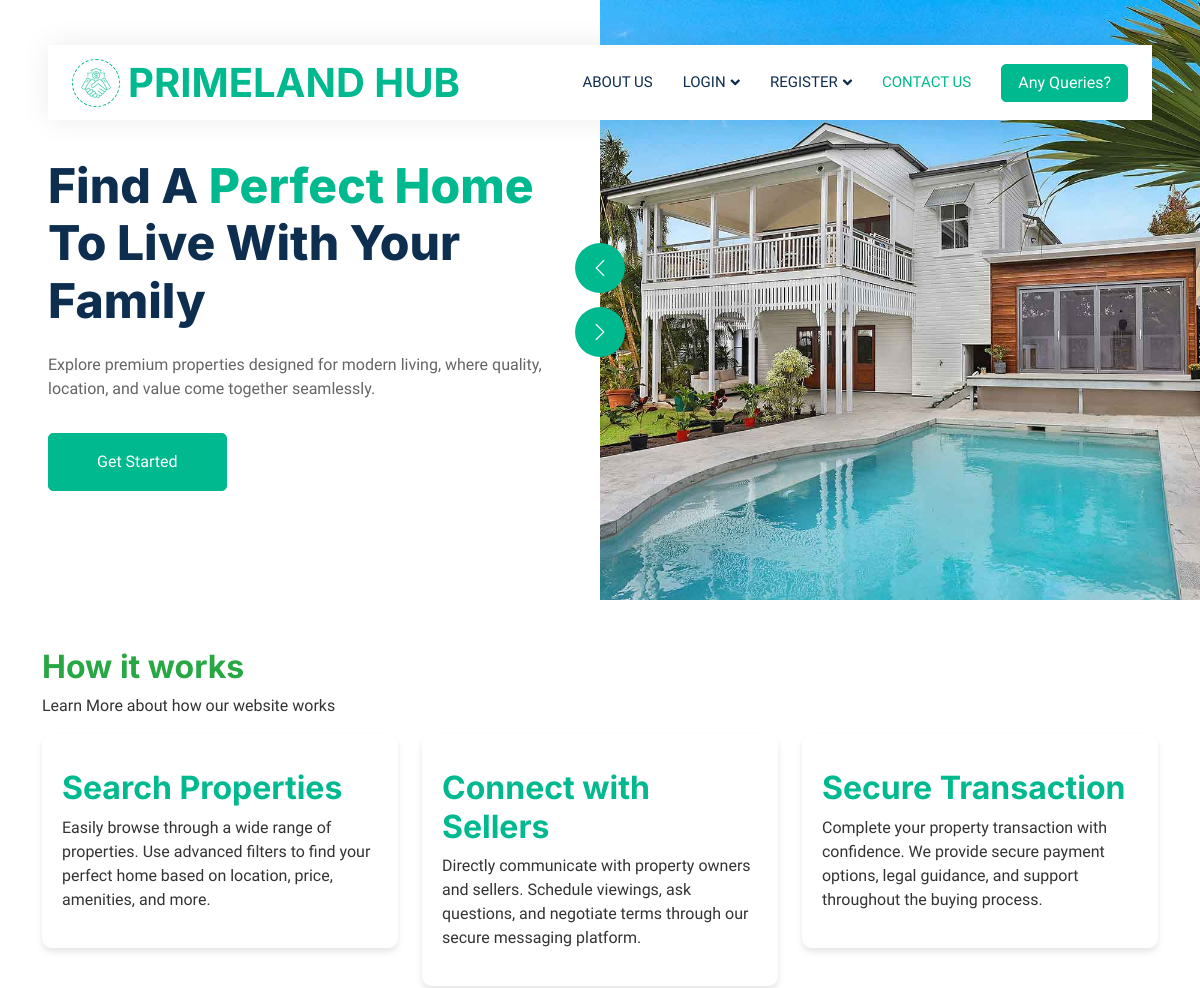
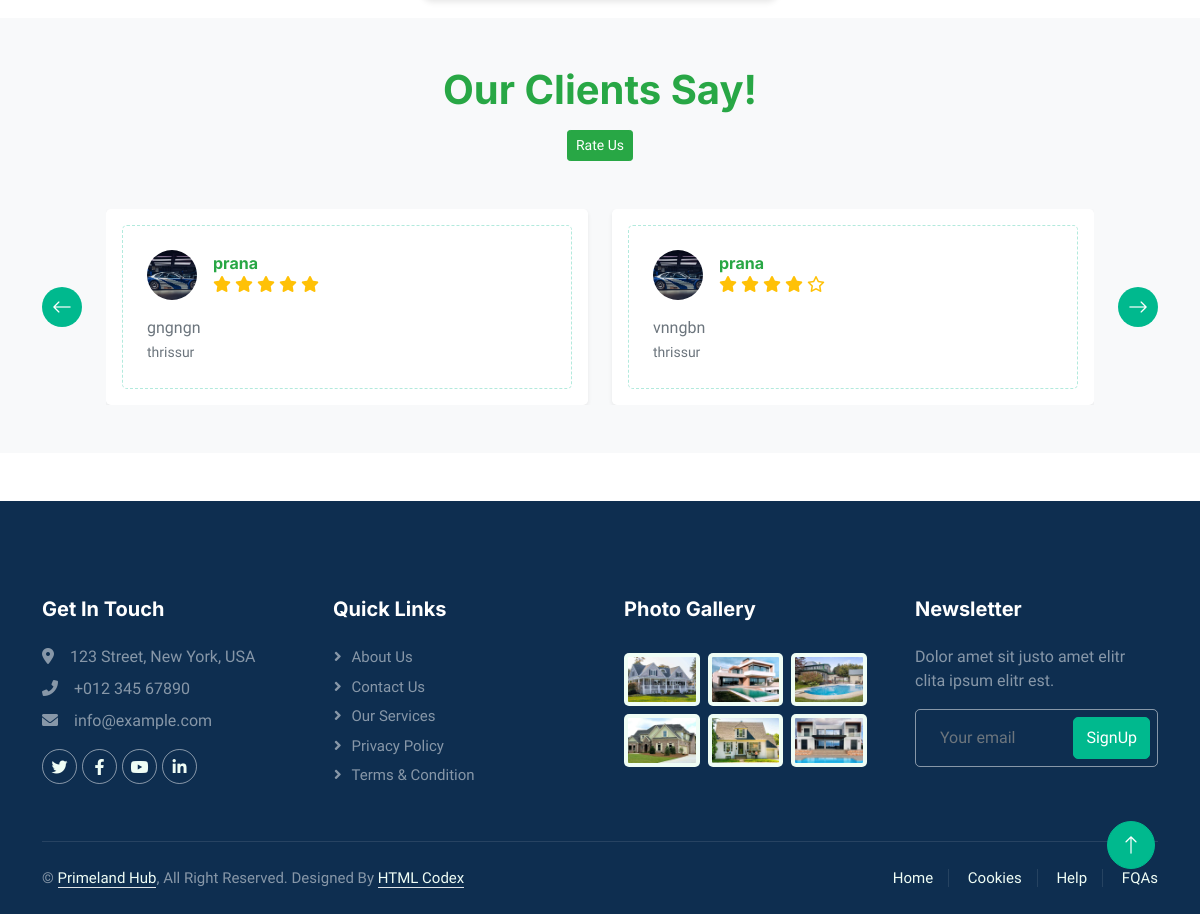
The page / on the database its author committed (2 pictures, top to bottom).
### landhub/models.py (models this page shows, shortened)
class Reviews(models.Model):
    user = models.ForeignKey('Reg_form', on_delete=models.CASCADE)
    rating = models.PositiveIntegerField()  # Example: To store the rating (e.g., 1 to 5 stars)
    review_text = models.TextField()  # The review text itself
    created_at = models.DateTimeField(auto_now_add=True)  # To store when the review was created

class reg_form(models.Model):
    name = models.CharField(max_length=200)
    email = models.EmailField(max_length=200,unique=True)
    pwd = models.CharField(max_length=30)
    confirmpwd = models.CharField(max_length=30,null=True,blank=True)
    age = models.IntegerField()
    phone = models.IntegerField()
    place = models.CharField(max_length=200)
    genderchoice = (
        ('male','MALE'),
        ('female','FEMALE'),
    )
    image = models.ImageField(upload_to='images/',null=True,blank=True)
    gend= models.CharField(max_length=10,choices=genderchoice,null=True,blank=True)

### landhub/views.py (the view)
# urls.py: path('',views.index,name='index'),
def index(request):
    reviews = Reviews.objects.all().order_by('-created_at')  # Fetch reviews
    context = {
        'reviews': reviews,  # Pass reviews to the template
    }
    return render(request, 'index.html', context)

### landhub/templates/index.html (shortened to what this page needs)
{% load static %}
<!DOCTYPE html>
<html lang="en">
<head>
    <link rel="stylesheet" href="https://cdnjs.cloudflare.com/ajax/libs/font-awesome/6.0.0/css/all.min.css">
    <link href="https://cdnjs.cloudflare.com/ajax/libs/font-awesome/5.10.0/css/all.min.css" rel="stylesheet">
    <link href="https://cdn.jsdelivr.net/npm/bootstrap-icons@1.4.1/font/bootstrap-icons.css" rel="stylesheet">
    <link rel="stylesheet" href="https://cdnjs.cloudflare.com/ajax/libs/font-awesome/6.0.0/css/all.min.css">
    <link href="{% static 'lib/animate/animate.min.css' %}" rel="stylesheet">
    <link href="{% static 'lib/owlcarousel/assets/owl.carousel.min.css' %}" rel="stylesheet">
    <link href="{% static 'css/bootstrap.min.css' %}" rel="stylesheet">
    <link href="{% static 'css/style.css' %}" rel="stylesheet">
</head>
<body>
    <div class="container-xxl bg-white p-0">
        <div class="container-fluid nav-bar bg-transparent">
            <nav class="navbar navbar-expand-lg bg-white navbar-light py-0 px-4">
                <a href="index.html" class="navbar-brand d-flex align-items-center text-center">
                    <div class="icon p-2 me-2">
                        <img class="img-fluid" src="{% static 'img/icon-deal.png' %}" alt="Icon" style="width: 30px; height: 30px;">
                    </div>
                    <h1 class="m-0 text-primary">PRIMELAND HUB</h1>
                </a>
                <div class="collapse navbar-collapse" id="navbarCollapse">
                    <div class="navbar-nav ms-auto">
                        <a href="aboutus/" class="nav-item nav-link">About us</a>
                        <div class="nav-item dropdown">
                            <a href="#" class="nav-link dropdown-toggle" data-bs-toggle="dropdown">Login</a>
                        </div>
                        <div class="nav-item dropdown">
                            <a href="#" class="nav-link dropdown-toggle" data-bs-toggle="dropdown">Register</a>
                        </div>
                        <a href="contact" class="nav-item nav-link active">Contact Us</a>
                    </div>
                    <a href="{% url 'chatbot' %}" class="btn btn-primary px-3 d-none d-lg-flex">Any Queries?</a>
                </div>
            </nav>
        </div>
        <div class="container-fluid header bg-white p-0">
            <div class="row g-0 align-items-center flex-column-reverse flex-md-row">
                <div class="col-md-6 p-5 mt-lg-5">
                    <h1 class="display-5 animated fadeIn mb-4">Find A <span class="text-primary">Perfect Home</span> To Live With Your Family</h1>
                    <p class="animated fadeIn mb-4 pb-2">Explore premium properties designed for modern living, where quality, location, and value come together seamlessly.</p>
                    <a href="{% url 'register' %}" class="btn btn-primary py-3 px-5 me-3 animated fadeIn">Get Started</a>
                </div>
                <div class="col-md-6 animated fadeIn">
                    <div class="owl-carousel header-carousel">
                        <div class="owl-carousel-item">
                            <img class="img-fluid" src="{% static 'img/carousel-1.jpg' %}" alt="">
                        </div>
                    </div>
                </div>
            </div>
        </div>
        <section id="works" class="works" style="position: relative; z-index: 1; background-color: rgba(255,255,255,0.7);">
            <div class="container">
              <div class="section-header"><br><br>
                <h2 style="color: #28a745; text-shadow: 1px 1px 2px rgba(255,255,255,0.8);">How it works</h2>
                <p style="color: #333; text-shadow: 1px 1px 2px rgba(255,255,255,0.8);">Learn More about how our website works</p>
              </div>
              <div class="works-content">
                <div class="row">
                  <div class="col-md-4 col-sm-6">
                    <div class="single-how-works" style="background-color: rgba(255,255,255,0.9);
                      border-radius: 10px;
                      padding: 20px;
                      margin-bottom: 20px;
                      box-shadow: 0 4px 6px rgba(0,0,0,0.1);">
                      <h2 style="color: #28a745;"><a href="#"> <span>Search</span> Properties</a></h2>
                      <p style="color: #333;">Easily browse through a wide range of properties. Use advanced filters to find your perfect home based on location, price, amenities, and more.</p>
                    </div>
                  </div>
                  <div class="col-md-4 col-sm-6">
                    <div class="single-how-works" style="background-color: rgba(255,255,255,0.9);
                      border-radius: 10px;
                      padding: 20px;
                      margin-bottom: 20px;
                      box-shadow: 0 4px 6px rgba(0,0,0,0.1);">
                      <h2 style="color: #28a745;"><a href="#">Connect <span>with Sellers</span></a></h2>
                      <p style="color: #333;">Directly communicate with property owners and sellers. Schedule viewings, ask questions, and negotiate terms through our secure messaging platform.</p>
                    </div>
                  </div>
                  <div class="col-md-4 col-sm-6">
                    <div class="single-how-works" style="background-color: rgba(255,255,255,0.9);
                      border-radius: 10px;
                      padding: 20px;
                      margin-bottom: 20px;
                      box-shadow: 0 4px 6px rgba(0,0,0,0.1);">
                      <h2 style="color: #28a745;"><a href="#">Secure <span>Transaction</span></a></h2>
                      <p style="color: #333;">Complete your property transaction with confidence. We provide secure payment options, legal guidance, and support throughout the buying process.</p>
                    </div>
                  </div>
                </div>
              </div>
            </div>
          </section>
        {% load static %}
        <div class="container-xxl py-5" style="background-color: #f8f9fa;">
            <div class="container">
                <div class="text-center mx-auto mb-5 wow fadeInUp" data-wow-delay="0.1s" style="max-width: 600px;">
                    <h1 class="mb-3" style="color: #28a745;">Our Clients Say!</h1>
                    <a href="{% url 'review' %}" class="btn btn-success btn-sm">Rate Us</a>
                </div>
                <div class="owl-carousel testimonial-carousel wow fadeInUp" data-wow-delay="0.1s">
                    {% if reviews %}
                        {% for review in reviews %}
                        <div class="testimonial-item bg-white rounded p-3 shadow-sm">
                            <div class="bg-white border rounded p-4">
                                <div class="d-flex align-items-center mb-3">
                                    <div class="flex-shrink-0">
                                        {% if review.user.image %}
                                        <img class="img-fluid rounded-circle" src="{{ review.user.image.url }}" style="width: 50px; height: 50px; object-fit: cover;" alt="{{ review.user.name }}">
                                        {% else %}
                                        <img class="img-fluid rounded-circle" src="{% static 'img/default-user.jpg' %}" style="width: 50px; height: 50px; object-fit: cover;" alt="Default User">
                                        {% endif %}
                                    </div>
                                    <div class="flex-grow-1 ms-3">
                                        <h6 class="fw-bold mb-0" style="color: #28a745;">{{ review.user.name }}</h6>
                                        <div class="star-rating">
                                            {% for i in "12345" %}
                                                {% if forloop.counter <= review.rating %}
                                                    <i class="fas fa-star text-warning"></i>
                                                {% else %}
                                                    <i class="far fa-star text-warning"></i>
                                                {% endif %}
                                            {% endfor %}
                                        </div>
                                    </div>
                                </div>
                                <p class="mb-0" style="color: #6c757d;">{{ review.review_text }}</p>
                                <small class="text-muted">{{ review.user.place }}</small>
                            </div>
                        </div>
                        {% endfor %}
                    {% else %}
                        <div class="testimonial-item bg-white rounded p-3 shadow-sm">
                            <div class="bg-white border rounded p-4">
                                <p class="mb-0" style="color: #6c757d;">No reviews yet. Be the first to review!</p>
                            </div>
                        </div>
                    {% endif %}
                </div>
            </div>
        </div>
        <div class="container-fluid bg-dark text-white-50 footer pt-5 mt-5 wow fadeIn" data-wow-delay="0.1s">
            <div class="container py-5">
                <div class="row g-5">
                    <div class="col-lg-3 col-md-6">
                        <h5 class="text-white mb-4">Get In Touch</h5>
                        <p class="mb-2"><i class="fa fa-map-marker-alt me-3"></i>123 Street, New York, USA</p>
                        <p class="mb-2"><i class="fa fa-phone-alt me-3"></i>+012 345 67890</p>
                        <p class="mb-2"><i class="fa fa-envelope me-3"></i>info@example.com</p>
                        <div class="d-flex pt-2">
                            <a class="btn btn-outline-light btn-social" href=""><i class="fab fa-twitter"></i></a>
                            <a class="btn btn-outline-light btn-social" href=""><i class="fab fa-facebook-f"></i></a>
                            <a class="btn btn-outline-light btn-social" href=""><i class="fab fa-youtube"></i></a>
                            <a class="btn btn-outline-light btn-social" href=""><i class="fab fa-linkedin-in"></i></a>
                        </div>
                    </div>
                    <div class="col-lg-3 col-md-6">
                        <h5 class="text-white mb-4">Quick Links</h5>
                        <a class="btn btn-link text-white-50" href="aboutus.html">About Us</a>
                        <a class="btn btn-link text-white-50" href="">Contact Us</a>
                        <a class="btn btn-link text-white-50" href="">Our Services</a>
                        <a class="btn btn-link text-white-50" href="">Privacy Policy</a>
                        <a class="btn btn-link text-white-50" href="">Terms & Condition</a>
                    </div>
                    <div class="col-lg-3 col-md-6">
                        <h5 class="text-white mb-4">Photo Gallery</h5>
                        <div class="row g-2 pt-2">
                            <div class="col-4">
                                <img class="img-fluid rounded bg-light p-1" src="{% static 'img/property-1.jpg' %}" alt="">
                            </div>
                            <div class="col-4">
                                <img class="img-fluid rounded bg-light p-1" src="{% static 'img/property-2.jpg' %}" alt="">
                            </div>
                            <div class="col-4">
                                <img class="img-fluid rounded bg-light p-1" src="{% static 'img/property-3.jpg' %}" alt="">
                            </div>
                            <div class="col-4">
                                <img class="img-fluid rounded bg-light p-1" src="{% static 'img/property-4.jpg' %}" alt="">
                            </div>
                            <div class="col-4">
                                <img class="img-fluid rounded bg-light p-1" src="{% static 'img/property-5.jpg' %}" alt="">
                            </div>
                            <div class="col-4">
                                <img class="img-fluid rounded bg-light p-1" src="{% static 'img/property-6.jpg' %}" alt="">
                            </div>
                        </div>
                    </div>
                    <div class="col-lg-3 col-md-6">
                        <h5 class="text-white mb-4">Newsletter</h5>
                        <p>Dolor amet sit justo amet elitr clita ipsum elitr est.</p>
                        <div class="position-relative mx-auto" style="max-width: 400px;">
                            <input class="form-control bg-transparent w-100 py-3 ps-4 pe-5" type="text" placeholder="Your email">
                            <button type="button" class="btn btn-primary py-2 position-absolute top-0 end-0 mt-2 me-2">SignUp</button>
                        </div>
                    </div>
                </div>
            </div>
            <div class="container">
                <div class="copyright">
                    <div class="row">
                        <div class="col-md-6 text-center text-md-start mb-3 mb-md-0">
                            © <a class="border-bottom" href="#">Primeland Hub</a>, All Right Reserved.
                            Designed By <a class="border-bottom" href="https://htmlcodex.com">HTML Codex</a>
                        </div>
                        <div class="col-md-6 text-center text-md-end">
                            <div class="footer-menu">
                                <a href="">Home</a>
                                <a href="">Cookies</a>
                                <a href="">Help</a>
                                <a href="">FQAs</a>
                            </div>
                        </div>
                    </div>
                </div>
            </div>
        </div>
        <a href="#" class="btn btn-lg btn-primary btn-lg-square back-to-top"><i class="bi bi-arrow-up"></i></a>
    </div>
</body>
</html>

### rows shown on the page
Reviews: user.image (picture), user.name "prana", rating 5 (drawn), review_text "gngngn", user.place "thrissur"
Reviews: user.image (picture), user.name "prana", rating 4 (drawn), review_text "vnngbn", user.place "thrissur"
